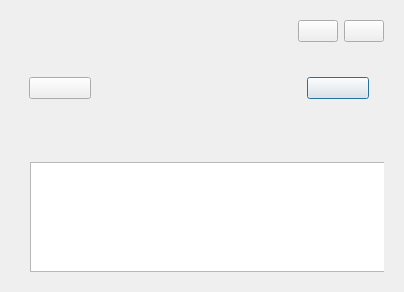
<?xml version="1.0" encoding="UTF-8"?>
<ui version="4.0">
 <class>CarouselDialog</class>
 <widget class="QDialog" name="CarouselDialog">
  <property name="geometry">
   <rect>
    <x>0</x>
    <y>0</y>
    <width>404</width>
    <height>292</height>
   </rect>
  </property>
  <property name="windowTitle">
   <string>Dialog</string>
  </property>
  <layout class="QVBoxLayout" name="verticalLayout" stretch="7,1">
   <item>
    <widget class="QWidget" name="carouselWidget" native="true">
     <layout class="QGridLayout" name="gridLayout">
      <item row="1" column="2">
       <widget class="QWidget" name="slidnextwid" native="true">
        <property name="minimumSize">
         <size>
          <width>80</width>
          <height>0</height>
         </size>
        </property>
        <property name="maximumSize">
         <size>
          <width>80</width>
          <height>16777215</height>
         </size>
        </property>
        <layout class="QHBoxLayout" name="horizontalLayout_5">
         <item>
          <widget class="PicButton" name="slidenextBtn">
           <property name="text">
            <string/>
           </property>
          </widget>
         </item>
        </layout>
       </widget>
      </item>
      <item row="1" column="0">
       <widget class="QWidget" name="slidprewid" native="true">
        <property name="minimumSize">
         <size>
          <width>80</width>
          <height>0</height>
         </size>
        </property>
        <property name="maximumSize">
         <size>
          <width>80</width>
          <height>16777215</height>
         </size>
        </property>
        <layout class="QHBoxLayout" name="horizontalLayout_6">
         <item>
          <widget class="PicButton" name="slidepreBtn">
           <property name="text">
            <string/>
           </property>
          </widget>
         </item>
        </layout>
       </widget>
      </item>
      <item row="1" column="1">
       <widget class="PicAnimationWidget" name="picAnimation" native="true"/>
      </item>
      <item row="0" column="2">
       <layout class="QHBoxLayout" name="horizontalLayout_4">
        <item>
         <widget class="PicStateBtn" name="playBtn">
          <property name="text">
           <string/>
          </property>
         </widget>
        </item>
        <item>
         <widget class="PicButton" name="closeBtn">
          <property name="text">
           <string/>
          </property>
         </widget>
        </item>
       </layout>
      </item>
     </layout>
    </widget>
   </item>
   <item>
    <widget class="QWidget" name="previewWidget" native="true">
     <layout class="QHBoxLayout" name="horizontalLayout">
      <item>
       <widget class="QWidget" name="widget" native="true">
        <property name="minimumSize">
         <size>
          <width>0</width>
          <height>120</height>
         </size>
        </property>
        <property name="maximumSize">
         <size>
          <width>16777215</width>
          <height>120</height>
         </size>
        </property>
        <widget class="previewListWidget" name="preListWidget">
         <property name="geometry">
          <rect>
           <x>10</x>
           <y>10</y>
           <width>16777215</width>
           <height>110</height>
          </rect>
         </property>
         <property name="minimumSize">
          <size>
           <width>0</width>
           <height>110</height>
          </size>
         </property>
         <property name="maximumSize">
          <size>
           <width>16777215</width>
           <height>110</height>
          </size>
         </property>
        </widget>
       </widget>
      </item>
     </layout>
    </widget>
   </item>
  </layout>
 </widget>
 <customwidgets>
  <customwidget>
   <class>PicButton</class>
   <extends>QPushButton</extends>
   <header location="global">picbutton.h</header>
  </customwidget>
  <customwidget>
   <class>PicStateBtn</class>
   <extends>QPushButton</extends>
   <header location="global">picstatebtn.h</header>
  </customwidget>
  <customwidget>
   <class>PicAnimationWidget</class>
   <extends>QWidget</extends>
   <header location="global">picanimationwidget.h</header>
   <container>1</container>
  </customwidget>
  <customwidget>
   <class>previewListWidget</class>
   <extends>QListWidget</extends>
   <header location="global">previewlistwidget.h</header>
  </customwidget>
 </customwidgets>
 <resources/>
 <connections/>
</ui>
